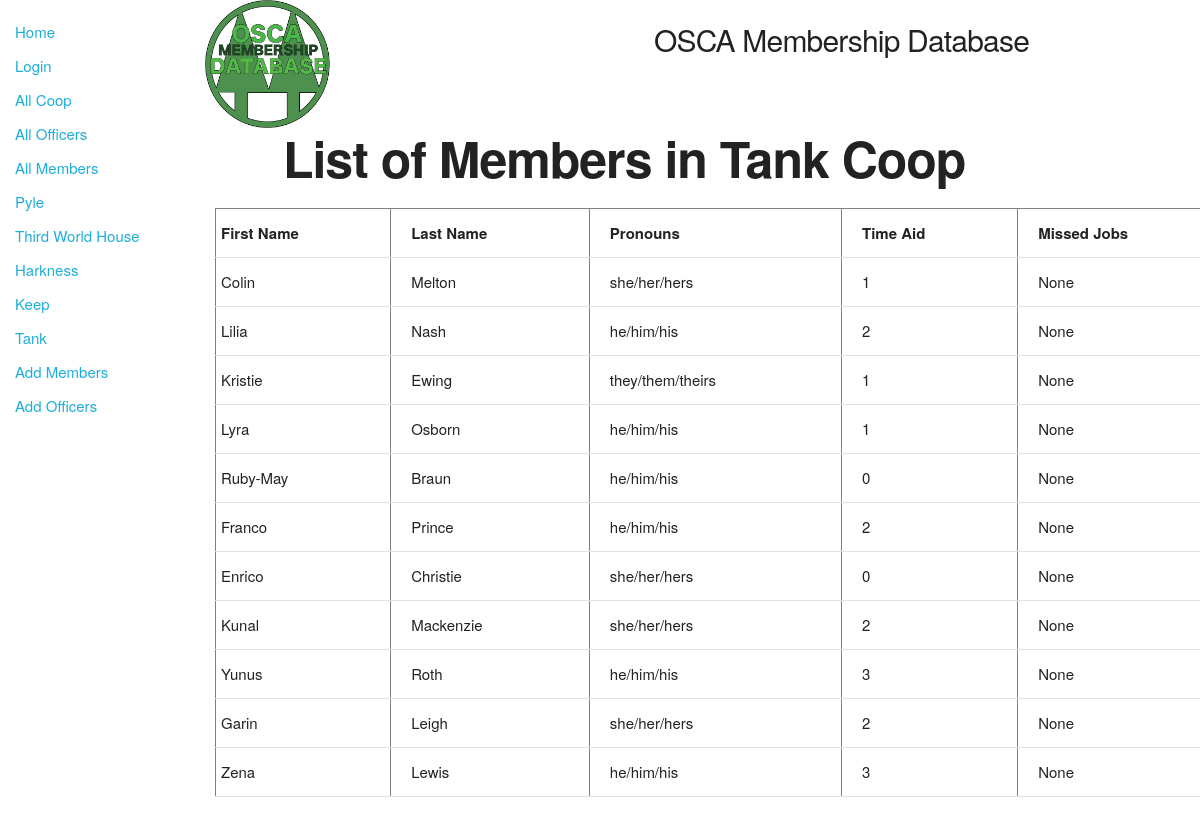
/catalog/tankmenu/tankmembers, run on the app's committed database.
### catalog/models.py (models this page shows, shortened)
class Member(models.Model):
    id = models.AutoField(primary_key=True)
    first_name = models.CharField(max_length=30)
    last_name = models.CharField(max_length=50)
    preferred_name = models.CharField(max_length=100, null=True, blank = True)
    tnumber = models.IntegerField()
    coop = models.ForeignKey('Coop', on_delete=models.SET_NULL, null=True)
    email = models.EmailField(null = True, blank = True)
    pronouns = models.CharField(max_length=20)
    time_aid = models.IntegerField()
    missed_jobes = models.IntegerField(null = True, blank = True)

### catalog/views.py (the view)
# urls.py: path('tankmenu/tankmembers',views.memberstank,name=';tank-members;'),
def memberstank(request):
    tankmembers= Member.objects.select_related("coop").filter(coop_id__exact=TANK)
    context={
        'tankmembers': tankmembers
    }
    return render(request,'memberstank.html',context=context)

### catalog/templates/memberstank.html (shortened to what this page needs)
{% extends "base_generic.html" %}
{% block content %}
<div class="row">
    <div class="two columns">
      {% load static %}
      <img src="{% static 'images/twinpines.png' %}" width="128" height="128" alt="Our Logo">
    </div>
    <div class="five columns" style="margin-top:2%">
      <h4>OSCA Membership Database</h4>
    </div>
  </div>
  <h1 style="padding-left: 7%; font-weight: bold">List of Members in Tank Coop</h1>
    <table border="1" width="1000">
        <tr>
            <td><div class="title">First Name</div></td>
            <td><div class="title">Last Name</div></td>
            <td><div class="title">Pronouns</div></td>
            <td><div class="title">Time Aid</div></td>
            <td><div class="title">Missed Jobs</div></td>
        </tr>
        {% for members in tankmembers %}
        <tr>
            <td><div class="columns" >{{ members.first_name}}</div></td>
            <td><div class="columns" >{{ members.last_name}}</div></td>
            <td><div class="columns" >{{ members.pronouns}}</div></td>
            <td><div class="columns" >{{ members.time_aid}}</div></td>
            <td><div class="columns" >{{ members.missed_jobes}}</div></td>
        </tr>
        {% endfor %}
    </table>
  {% endblock %}

### catalog/templates/static/css/skeleton.css (style rules this page uses)
.column, .columns { width: 100%; float: left; box-sizing: border-box; }
@media (min-width: 550px) { .column, .columns { margin-left: 4%; } }
@media (min-width: 550px) { .column:first-child, .columns:first-child { margin-left: 0; } }
@media (min-width: 550px) { .two.columns { width: 13.3333333333%; } }
@media (min-width: 550px) { .five.columns { width: 39.3333333333%; } }
html { font-size: 62.5%; }
body { font-size: 1.5em; line-height: 1.6; font-weight: 400; font-family: "Raleway", "HelveticaNeue", "Helvetica Neue", Helvetica, Arial, sans-serif; color: #222; }
h1, h2, h3, h4, h5, h6 { margin-top: 0; margin-bottom: 2rem; font-weight: 300; }
h1 { font-size: 4.0rem; line-height: 1.2; letter-spacing: -.1rem; }
h4 { font-size: 2.4rem; line-height: 1.35; letter-spacing: -.08rem; }
@media (min-width: 550px) { h1 { font-size: 5.0rem; } }
@media (min-width: 550px) { h4 { font-size: 3.0rem; } }
th, td { padding: 12px 15px; text-align: left; border-bottom: 1px solid #E1E1E1; }
th:first-child, td:first-child { padding-left: 0; }
th:last-child, td:last-child { padding-right: 0; }
pre, blockquote, dl, figure, table, p, ul, ol, form { margin-bottom: 2.5rem; }
.container:after, .row:after, .u-cf { content: ""; display: table; clear: both; }

### catalog/templates/memberstank.html (style rules this page uses)
.columns { white-space: nowrap; overflow: hidden; text-overflow:ellipsis; margin:0 auto; padding-left:5px }
.title { white-space: nowrap; overflow: hidden; text-overflow:ellipsis; margin:0 auto; padding-left:5px; font-weight: bold }

### data on the page
Member: first_name "Colin", last_name "Melton", pronouns "she/her/hers", time_aid "1", missed_jobes "None"
Member: first_name "Lilia", last_name "Nash", pronouns "he/him/his", time_aid "2", missed_jobes "None"
Member: first_name "Kristie", last_name "Ewing", pronouns "they/them/theirs", time_aid "1", missed_jobes "None"
Member: first_name "Lyra", last_name "Osborn", pronouns "he/him/his", time_aid "1", missed_jobes "None"
Member: first_name "Ruby-May", last_name "Braun", pronouns "he/him/his", time_aid "0", missed_jobes "None"
Member: first_name "Franco", last_name "Prince", pronouns "he/him/his", time_aid "2", missed_jobes "None"
Member: first_name "Enrico", last_name "Christie", pronouns "she/her/hers", time_aid "0", missed_jobes "None"
Member: first_name "Kunal", last_name "Mackenzie", pronouns "she/her/hers", time_aid "2", missed_jobes "None"
Member: first_name "Yunus", last_name "Roth", pronouns "he/him/his", time_aid "3", missed_jobes "None"
Member: first_name "Garin", last_name "Leigh", pronouns "she/her/hers", time_aid "2", missed_jobes "None"
Member: first_name "Zena", last_name "Lewis", pronouns "he/him/his", time_aid "3", missed_jobes "None"
